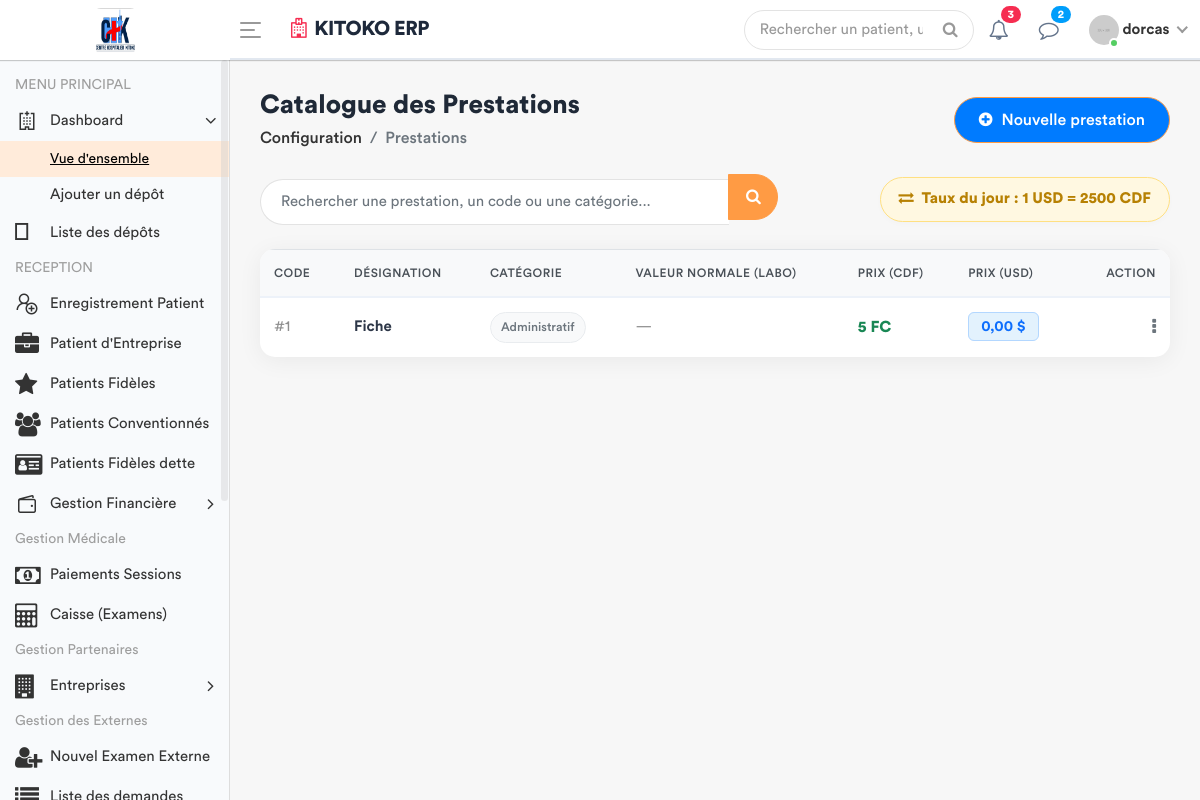
The page /prestations/ (signed in) on the database as committed earlier.
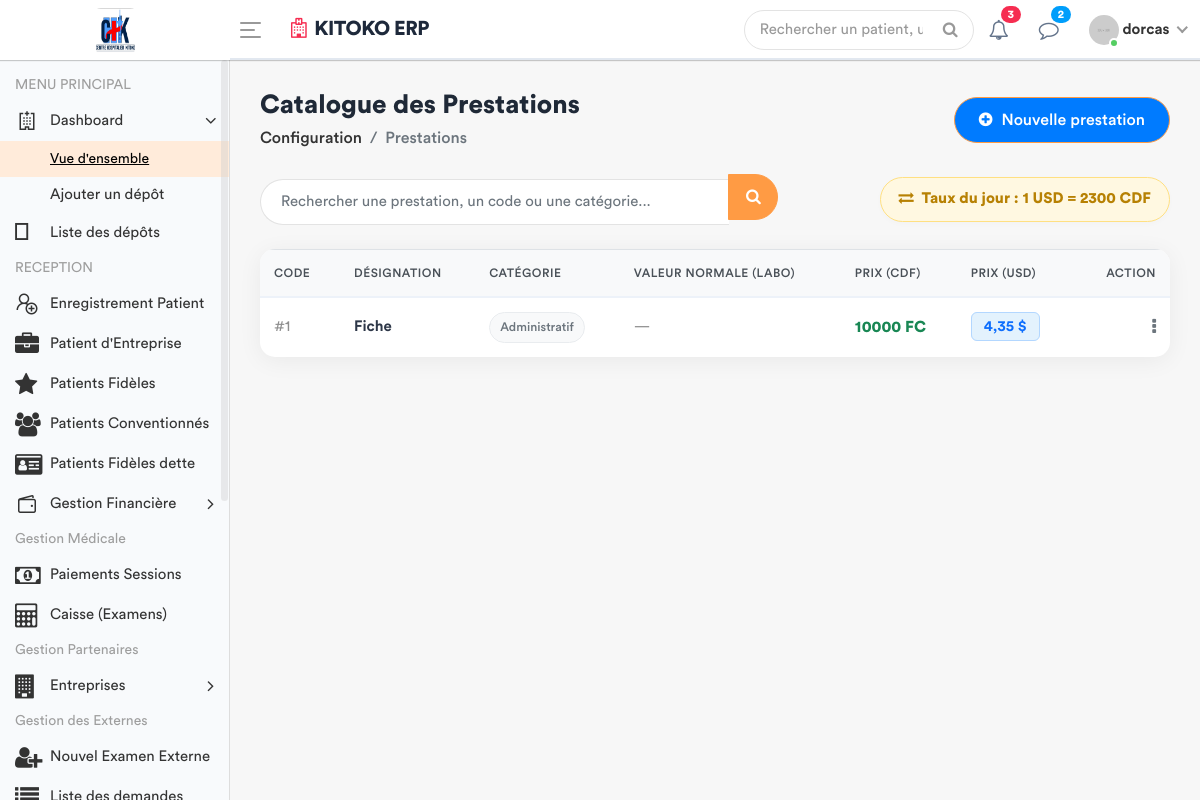
The same page on the database as committed later.
### apps/models.py (models this page shows, shortened)
class Prestation(models.Model):
    CATEGORIES = [
        ('ADM', 'Administratif'),
        ('CONS', 'Consultation'),
        ('LABO', 'Laboratoire'),
        ('SOIN', 'Soins'),
        ('ECHO', 'Échographie'),
        ('RADIO', 'Radiologie'),
        ('SCAN', 'Scanner'),
        ('IRM', 'IRM'),
        ('CARDIO', 'Cardiographie'),
        ('GYNECO', 'Gynécographie'),
        ('ONCO', 'Oncologie'),
        ('ORTHO', 'Orthopédie'),
        ('DERMA', 'Dermatologie'),
        ('OPHTA', 'Ophtalmologie'),
        ('PSY', 'Psychiatrie'),
        ('KINE', 'Rééducation / Kinésithérapie'),
        ('MED', 'Acte Médical'),
        ('CHIR', 'Acte Chirurgical'),
        ('CONS_MAT', 'Consultation Maternité'),
        ('MAT', 'Forfait Maternité / Accouchement'),
    ]
    libelle = models.CharField(max_length=200, verbose_name="Libellé")
    categorie = models.CharField(max_length=10, choices=CATEGORIES, verbose_name="Catégorie")
    prix = models.DecimalField(
        max_digits=12,
        decimal_places=2,
        default=Decimal('0.00'),
        verbose_name="Prix (CDF)"
    )
    valeur_normale = models.CharField(
        max_length=150,
        blank=True,
        null=True,
        verbose_name="Valeur Normale / Référence (Labo uniquement)",
        help_text="Ex: 70-110 mg/dl, Négatif, etc."
    )
    class Meta:
        verbose_name = "Prestation"
        verbose_name_plural = "Prestations"

class ConfigurationHopital(models.Model):
    taux_usd_en_cdf = models.DecimalField(
        max_digits=10,
        decimal_places=2,
        default=Decimal('2500.00'),  # prix par défaut en CDF
        help_text="Nombre de Francs Congolais (CDF) pour 1 USD"
    )
    derniere_mise_a_jour = models.DateTimeField(auto_now=True)
    class Meta:
        verbose_name = "Configuration du Taux"
        verbose_name_plural = "Configuration du Taux"

### apps/views.py (the view)
# urls.py: path('prestations/', views.gestion_prestations, name='gestion_prestations'),
@login_required
def gestion_prestations(request):
    query = request.GET.get('q')
    if query:
        prestations_list = Prestation.objects.filter(
            Q(libelle__icontains=query) | Q(categorie__icontains=query)
        ).order_by('libelle')
    else:
        prestations_list = Prestation.objects.all().order_by('libelle')
    config = ConfigurationHopital.objects.first()
    taux_valeur = config.taux_usd_en_cdf if config else Decimal('2500.00')
    if not isinstance(taux_valeur, Decimal):
        taux = Decimal(str(taux_valeur))
    else:
        taux = taux_valeur
    paginator = Paginator(prestations_list, 10)
    page_number = request.GET.get('page')
    prestations_obj = paginator.get_page(page_number)
    for item in prestations_obj:
        prix_cdf = item.prix  # maintenant en CDF
        if not isinstance(prix_cdf, Decimal):
            prix_cdf = Decimal(str(prix_cdf)) if prix_cdf is not None else Decimal('0')
        item.prix_usd = prix_cdf / taux if taux else Decimal('0')
    if request.method == 'POST':
        form = PrestationForm(request.POST)
        if form.is_valid():
            form.save()
            messages.success(request, "La prestation a été ajoutée avec succès.")
            return redirect('gestion_prestations')
    else:
        form = PrestationForm()
    role = Fonction.objects.filter(userKey=request.user).first()
    fonctionKey = role.fonctionKey.roleName if role and role.fonctionKey else None
    categories_list = Prestation._meta.get_field('categorie').choices
    context = {
        'prestations': prestations_obj,
        'form': form,
        'taux': taux,
        'fonctionKey': fonctionKey,
        'categories_list': categories_list,
    }
    return render(request, 'back-end/prestation/list_prestation.html', context)

### apps/forms.py (shortened to what this page needs)
class PrestationForm(forms.ModelForm):
    class Meta:
        model = Prestation
        fields = ['libelle', 'categorie', 'prix', 'valeur_normale']
        labels = {
            'prix': 'Prix (CDF)',
        }
        help_texts = {
            'prix': 'Prix de la prestation en Francs Congolais (CDF).',
        }
        widgets = {
            'libelle': forms.TextInput(attrs={
                'class': 'form-control',
                'placeholder': 'Ex: Goutte Épaisse'
            }),
            'categorie': forms.Select(attrs={
                'class': 'form-control',
                'id': 'id_categorie'
            }),
            'prix': forms.NumberInput(attrs={
                'class': 'form-control',
                'step': '0.01'
            }),
            'valeur_normale': forms.TextInput(attrs={
                'class': 'form-control',
                'placeholder': 'Ex: 70-110 mg/dl ou Négatif',
                'id': 'id_valeur_normale'
            }),
        }

### apps/templates/back-end/prestation/list_prestation.html (shortened to what the changed rows need)
<!DOCTYPE html>
{% load static %}
<html lang="fr">
    <head>
        {% include 'back-end/includes/css.html' %}
    </head>
    <body>
        <div class="main-wrapper">
            <div class="page-wrapper">
                <div class="content container-fluid">
                    <div class="row mb-4 align-items-center">
                        <div class="col-12 col-md-5 text-md-right mt-3 mt-md-0">
                            <div class="d-inline-block taux-info">
                                <i class="fa fa-exchange mr-1"></i>
                                <strong>Taux du jour : 1 USD = {{ taux|floatformat:0 }} CDF</strong>
                            </div>
                        </div>
                    </div>
                    <div class="row">
                        <div class="col-md-12">
                            <div class="card card-table">
                                <div class="card-body p-0">
                                    <div class="table-responsive">
                                        <table class="table table-hover mb-0">
                                            <thead>
                                                <tr>
                                                    <th style="width: 80px;">Code</th>
                                                    <th>Désignation</th>
                                                    <th>Catégorie</th>
                                                    <th>Valeur Normale (Labo)</th>
                                                    <th>Prix (CDF)</th>
                                                    <th>Prix (USD)</th>
                                                    <th class="text-right" style="width: 100px;">Action</th>
                                                </tr>
                                            </thead>
                                            <tbody>
                                                {% for item in prestations %}
                                                <tr>
                                                    <td><span class="text-muted">#{{ item.id }}</span></td>
                                                    <td><span style="font-weight: 600; color: #2d3748;">{{ item.libelle }}</span></td>
                                                    <td>
                                                        {% if item.categorie == 'LABO' %}
                                                            <span class="cat-badge cat-labo">{{ item.get_categorie_display }}</span>
                                                        {% elif item.categorie == 'CONS' or item.categorie == 'CONSULTATION' %}
                                                            <span class="cat-badge cat-consult">{{ item.get_categorie_display }}</span>
                                                        {% elif item.categorie == 'IMAG' or item.categorie == 'IMAGERIE' %}
                                                            <span class="cat-badge cat-imagerie">{{ item.get_categorie_display }}</span>
                                                        {% else %}
                                                            <span class="cat-badge cat-default">{{ item.get_categorie_display }}</span>
                                                        {% endif %}
                                                    </td>
                                                    <td>
                                                        {% if item.valeur_normale %}
                                                            <span class="text-valeur-normale">{{ item.valeur_normale }}</span>
                                                        {% else %}
                                                            <span class="text-muted">—</span>
                                                        {% endif %}
                                                    </td>
                                                    <td>
                                                        <span class="text-cdf">{{ item.prix|floatformat:0 }} FC</span>
                                                    </td>
                                                    <td>
                                                        <span class="badge-usd">{{ item.prix_usd|floatformat:2 }} $</span>
                                                    </td>
                                                    <td class="text-right">
                                                        <div class="dropdown dropdown-action">
                                                            <a href="#" class="action-icon dropdown-toggle" data-toggle="dropdown" aria-expanded="false" style="color: #6c757d;"><i class="fa fa-ellipsis-v"></i></a>
                                                        </div>
                                                    </td>
                                                </tr>
                                                {% endfor %}
                                            </tbody>
                                        </table>
                                    </div>
                                </div>
                            </div>
                        </div>
                    </div>
                </div>
            </div>
        </div>
    </body>
</html>

Rows that differ between the two databases and show on the page:
added ConfigurationHopital: taux_usd_en_cdf "2300"
changed Prestation "Fiche": prix "5" → "10000"; prix_usd "0,00" → "4,35"
Other text that changed with them:
{{ taux|floatformat:0 }}: "2500" → (not shown)
